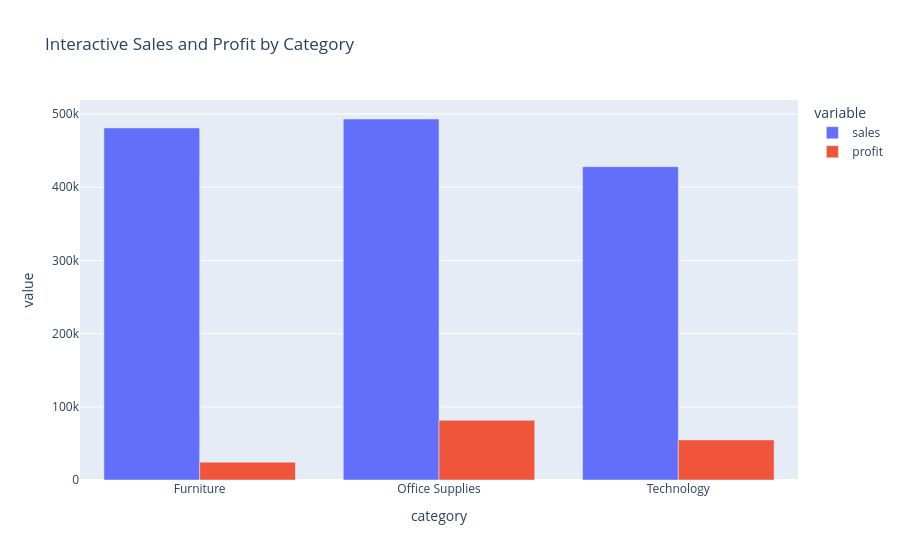

Write notebook code for a chart like this one.
### Markdown cell above
### 6.7 Optional interactive Plotly chart

### Code cell
if {"category", "sales", "profit"}.issubset(df.columns):
    interactive_data = df.groupby("category", as_index=False)[["sales", "profit"]].sum()
    fig = px.bar(
        interactive_data, x="category", y=["sales", "profit"],
        barmode="group", title="Interactive Sales and Profit by Category"
    )
    fig.show()

### Figure 1 — Plotly figure (JSON) as saved in the notebook; plotly's stock layout.template omitted (floating-point values rounded to 4 significant figures)
{"data": [{"alignmentgroup": "True", "hovertemplate": "variable=sales<br>category=%{x}<br>value=%{y}<extra></extra>", "legendgroup": "sales", "marker": {"color": "#636efa", "pattern": {"shape": ""}}, "name": "sales", "offsetgroup": "sales", "orientation": "v", "showlegend": true, "textposition": "auto", "type": "bar", "x": ["Furniture", "Office Supplies", "Technology"], "xaxis": "x", "y": [480900.0, 493100.0, 428000.0], "yaxis": "y"}, {"alignmentgroup": "True", "hovertemplate": "variable=profit<br>category=%{x}<br>value=%{y}<extra></extra>", "legendgroup": "profit", "marker": {"color": "#EF553B", "pattern": {"shape": ""}}, "name": "profit", "offsetgroup": "profit", "orientation": "v", "showlegend": true, "textposition": "auto", "type": "bar", "x": ["Furniture", "Office Supplies", "Technology"], "xaxis": "x", "y": [24320.0, 81560.0, 54700.0], "yaxis": "y"}], "layout": {"barmode": "group", "legend": {"title": {"text": "variable"}, "tracegroupgap": 0}, "title": {"text": "Interactive Sales and Profit by Category"}, "xaxis": {"anchor": "y", "domain": [0, 1], "title": {"text": "category"}}, "yaxis": {"anchor": "x", "domain": [0, 1], "title": {"text": "value"}}}}
